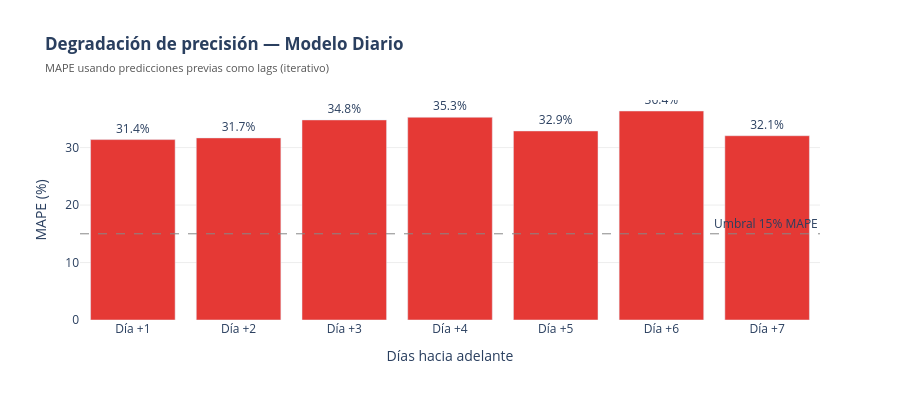

Notebook cell for this chart:
### Markdown cell above
### Precisión por horizonte — Modelo Diario

Para d=2..7, el modelo usa predicciones anteriores como lags, degradando la precisión.

### Code cell
# Multi-step iterativo 1..7 días
# Para cada punto del test, predecir d=1..7 días hacia adelante
np.random.seed(42)
n_sim = 200
indices_sim = tst_dv.sample(min(n_sim, len(tst_dv))).index

mape_por_dia = {d: [] for d in range(1, 8)}

for idx in indices_sim:
    pos = dm_d.index.get_loc(idx)
    hist_gen = list(dm_d.iloc[max(0,pos-14):pos+1]['Gen_kWh'].values)
    hist_irr = list(dm_d.iloc[max(0,pos-1):pos+1]['irr_dia'].values)
    preds_seq = []

    for d in range(1, 8):
        if pos + d >= len(dm_d):
            break
        row_fut = dm_d.iloc[pos + d]

        # Construir lags con predicciones anteriores
        gen_hist_ext = hist_gen + preds_seq
        lag1 = gen_hist_ext[-1] if len(gen_hist_ext)>=1 else 0
        lag2 = gen_hist_ext[-2] if len(gen_hist_ext)>=2 else 0
        lag3 = gen_hist_ext[-3] if len(gen_hist_ext)>=3 else 0
        lag7 = gen_hist_ext[-7] if len(gen_hist_ext)>=7 else 0
        rm7  = np.mean(gen_hist_ext[-7:])  if len(gen_hist_ext)>=7 else np.mean(gen_hist_ext)
        rs7  = np.std(gen_hist_ext[-7:])   if len(gen_hist_ext)>=7 else 0
        rm14 = np.mean(gen_hist_ext[-14:]) if len(gen_hist_ext)>=14 else np.mean(gen_hist_ext)

        # irr_lead1: irradiación del día que se está prediciendo (disponible en evaluación)
        irr_lead1_fut = dm_d.iloc[pos + d]['irr_dia'] if pos + d < len(dm_d) else hist_irr[-1]
        lag0_d = preds_seq[-1] if preds_seq else gen_hist_ext[-1]  # mejor estimación del día actual
        x = np.array([[lag0_d, lag1, lag2, lag3, lag7,
                       rm7, rs7, rm14,
                       irr_lead1_fut, row_fut['irr_dia'], hist_irr[-1],
                       row_fut['Mes'], row_fut['dow']]])
        p = max(float(gbm_d.predict(x)[0]), 0.0)
        preds_seq.append(p)

        real_v = row_fut['Target']
        if real_v > 10:
            mape_por_dia[d].append(abs(p - real_v) / real_v * 100)

dias  = sorted(mape_por_dia.keys())
mapes_d = [np.mean(mape_por_dia[d]) if mape_por_dia[d] else np.nan for d in dias]

fig2c = go.Figure()
fig2c.add_trace(go.Bar(
    x=[f'Día +{d}' for d in dias], y=mapes_d,
    marker_color=[VERDE_MED if m < 15 else NARANJA if m < 30 else ROJO for m in mapes_d],
    text=[f'{m:.1f}%' for m in mapes_d], textposition='outside',
    hovertemplate='%{x}<br>MAPE: %{y:.1f}%<extra></extra>'))
fig2c.add_hline(y=15, line_dash='dash', line_color='#888', line_width=1,
    annotation_text='Umbral 15% MAPE', annotation_position='top right')
fig2c.update_layout(
    title='<b>Degradación de precisión — Modelo Diario</b><br>'
          '<span style="font-size:11px;color:#555">MAPE usando predicciones previas como lags (iterativo)</span>',
    xaxis=dict(title='Días hacia adelante', showgrid=False),
    yaxis=dict(title='MAPE (%)', rangemode='tozero', showgrid=True, gridcolor='#eee'),
    plot_bgcolor='white', height=400, showlegend=False)
fig2c.show()

confiable_d = [d for d, m in zip(dias, mapes_d) if not np.isnan(m) and m < 15]
print(f'Días confiables (MAPE < 15%): {confiable_d}')
if confiable_d:
    print(f'El modelo diario se vuelve no confiable a partir del día +{max(confiable_d)+1}')

### Figure 1 — Plotly figure (JSON) as saved in the notebook; plotly's stock layout.template omitted (floating-point values rounded to 4 significant figures)
{"data": [{"hovertemplate": "%{x}<br>MAPE: %{y:.1f}%<extra></extra>", "marker": {"color": ["#e53935", "#e53935", "#e53935", "#e53935", "#e53935", "#e53935", "#e53935"]}, "text": ["31.4%", "31.7%", "34.8%", "35.3%", "32.9%", "36.4%", "32.1%"], "textposition": "outside", "type": "bar", "x": ["Día +1", "Día +2", "Día +3", "Día +4", "Día +5", "Día +6", "Día +7"], "y": [31.39, 31.68, 34.81, 35.27, 32.89, 36.36, 32.06]}], "layout": {"annotations": [{"showarrow": false, "text": "Umbral 15% MAPE", "x": 1, "xanchor": "right", "xref": "x domain", "y": 15, "yanchor": "bottom", "yref": "y"}], "height": 400, "plot_bgcolor": "white", "shapes": [{"line": {"color": "#888", "dash": "dash", "width": 1}, "type": "line", "x0": 0, "x1": 1, "xref": "x domain", "y0": 15, "y1": 15, "yref": "y"}], "showlegend": false, "title": {"text": "<b>Degradación de precisión — Modelo Diario</b><br><span style=\"font-size:11px;color:#555\">MAPE usando predicciones previas como lags (iterativo)</span>"}, "xaxis": {"showgrid": false, "title": {"text": "Días hacia adelante"}}, "yaxis": {"gridcolor": "#eee", "rangemode": "tozero", "showgrid": true, "title": {"text": "MAPE (%)"}}}}
